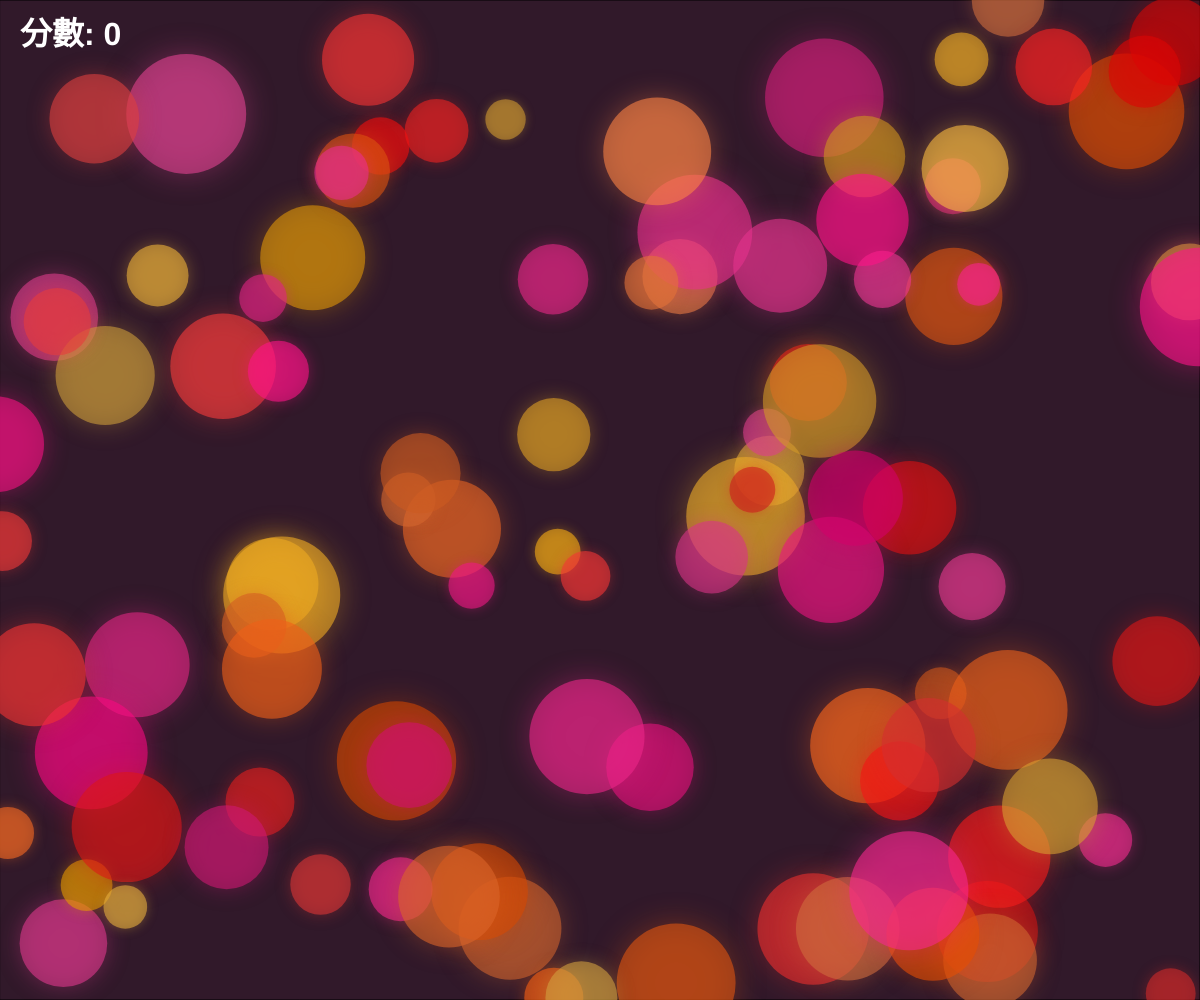
Frame 1 (no input)
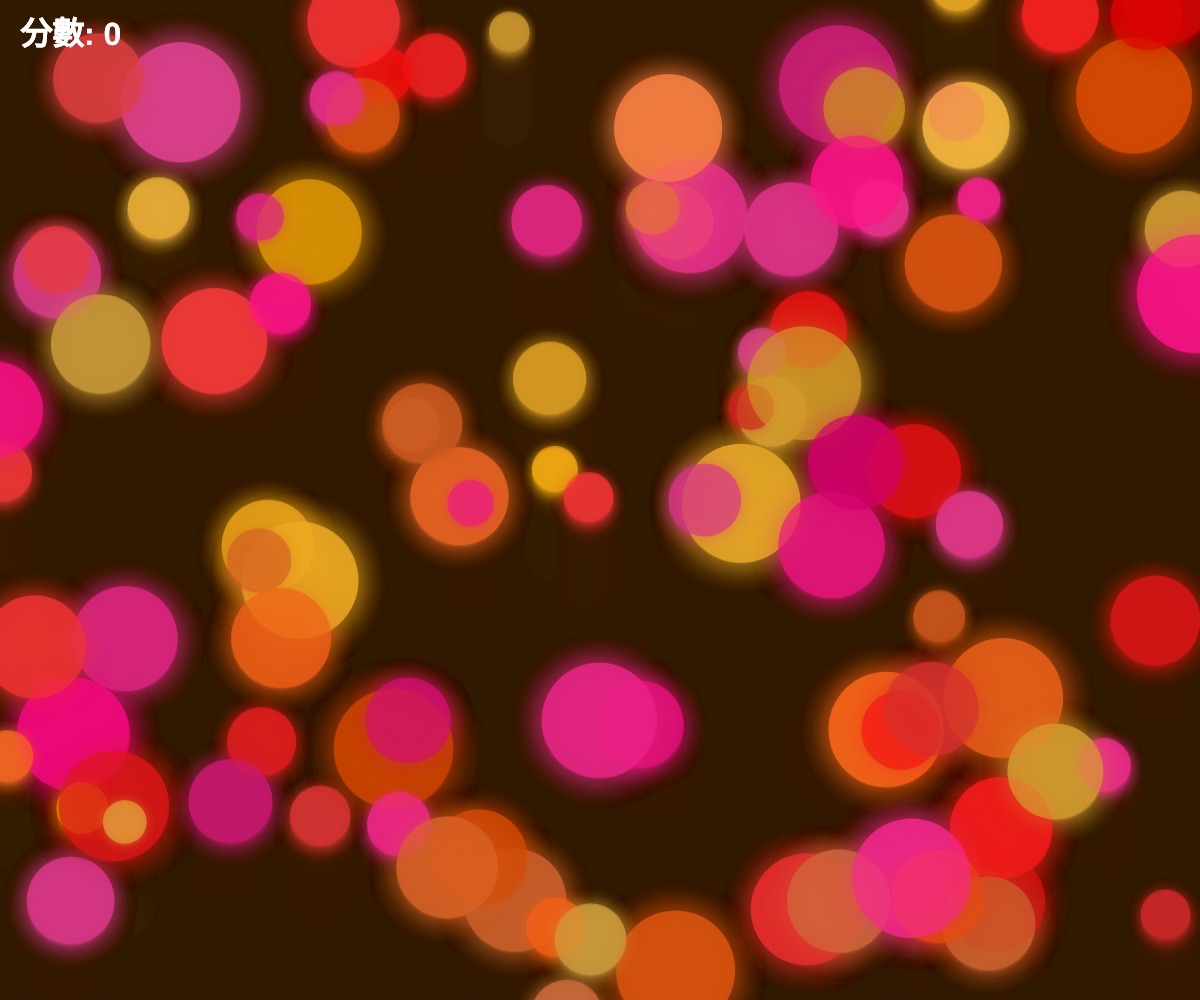
Frame 60 (no input)
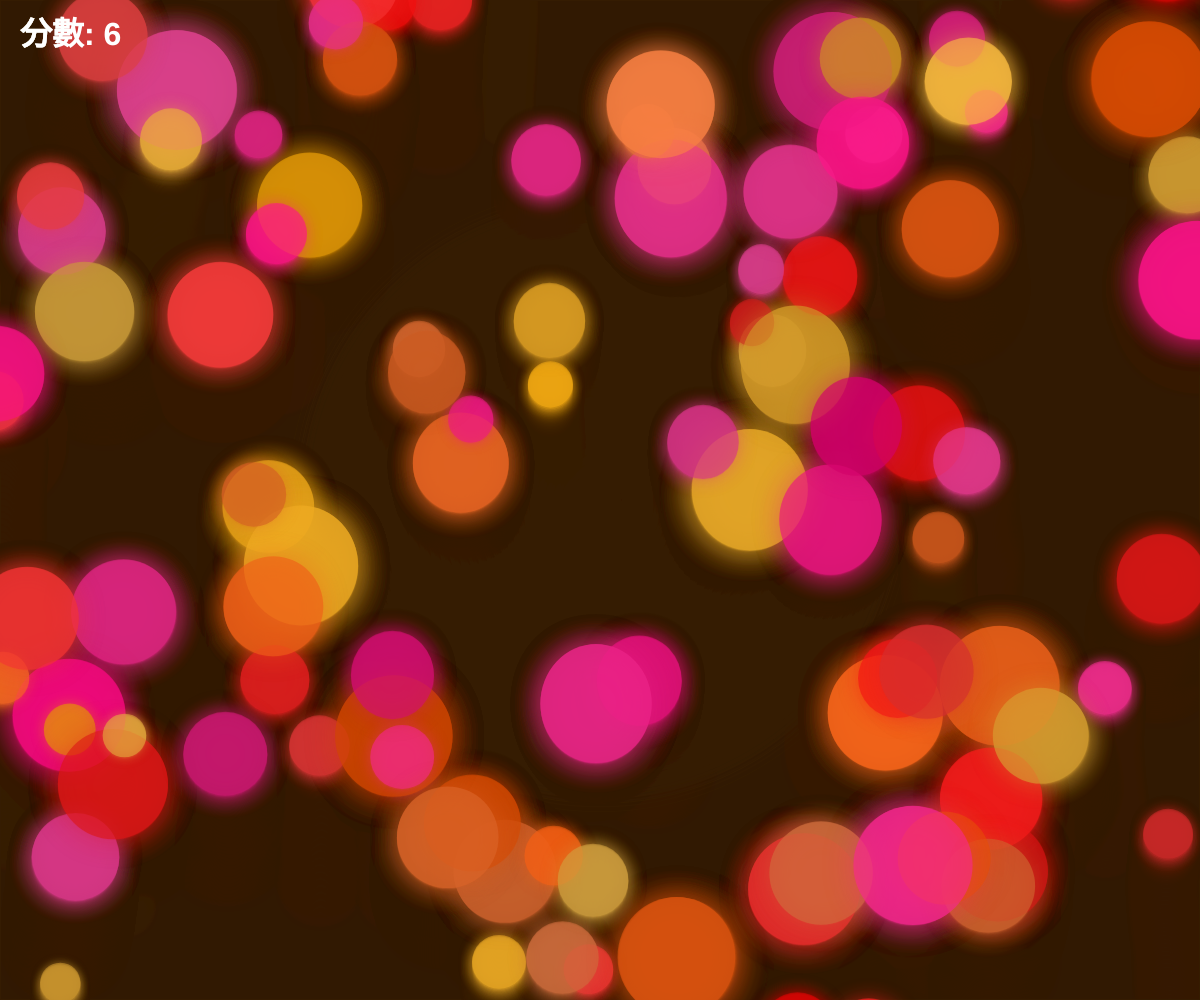
Frame 120 (the mouse pressed at the canvas centre since frame 60)

The p5.js sketch that drew these frames (run headless with seeded random() and noise() and a simulated clock; from frame 60 on, the mouse is pressed at the canvas centre):

// p5.js sketch
// ── sketch.js
let bubbles = []; // 氣泡 (取代 circles)
// 暖色調，模擬高溫和熔岩
let lavaColors = [
  "#ff5733", // 深橘紅
  "#ff8c00", // 暗橘
  "#ffa500", // 亮橙
  "#ffde00", // 金黃
  "#ff0000" // 純紅
];

let pressureWaves = []; // 壓力波 (取代 explosions)
const WAVE_DURATION = 35; // 標準壓力波持續幀數

let score = 0; // 💥 NEW: 遊戲分數

function setup() {
  createCanvas(windowWidth, windowHeight);
  // 使用 HSB 顏色模式，更方便處理顏色漸變和透明度
  colorMode(HSB, 360, 100, 100, 255); 
  background("#301934"); // 深沉的背景色 (接近黑紫)

  // 產生 100 個氣泡的資料
  for (let i = 0; i < 100; i++) {
    let r = random(40, 120);
    let speed = map(r, 40, 120, 1.5, 0.2); 
    
    // 隨機選擇基底色 (HSB 模式)
    let baseHue = random([20, 40, 0, 330]); // 紅色、橙色、黃色區域
    let baseSaturation = random(70, 100);
    let baseBrightness = random(80, 100);
    
    bubbles.push({
      startX: random(width), 
      y: random(height),
      r: r, 
      sizeScale: 1, 
      wobbleOffset: random(1000), // 晃動的 Perlin Noise 偏移量
      speed: speed,
      hue: baseHue,
      saturation: baseSaturation,
      brightness: baseBrightness,
      isCompressed: false // 標記是否被擠壓
    });
  }
}

function draw() {
  // 緩慢清除背景，營造熱液體的拖影感
  fill(30, 100, 20, 50); // HSB: 接近黑色的深色，透明度 50
  rect(0, 0, width, height);
  
  noStroke();

  // --- 氣泡運動、繪製與壓力波碰撞 ---
  for (let b of bubbles) {
    // 1. 浮動與側向晃動
    b.y -= b.speed;
    
    // 使用 noise 函式創造自然的側向晃動 (x 座標)
    let currentX = b.startX + map(noise(b.wobbleOffset), 0, 1, -b.r / 3, b.r / 3);
    b.wobbleOffset += 0.005; 
    
    // 2. 氣泡變形 (擠壓/釋放)
    if (b.isCompressed) {
      b.sizeScale = lerp(b.sizeScale, 0.8, 0.1); // 快速壓扁
    } else {
      b.sizeScale = lerp(b.sizeScale, 1.0, 0.05); // 緩慢恢復
    }
    b.isCompressed = false; 

    // 3. 繪製氣泡 (帶有內部光暈)
    drawingContext.shadowOffsetX = 0;
    drawingContext.shadowOffsetY = 0;
    drawingContext.shadowBlur = b.r / 4; 
    drawingContext.shadowColor = color(b.hue, b.saturation, b.brightness, 150);
    
    fill(b.hue, b.saturation, b.brightness, 150); 
    ellipse(currentX, b.y, b.r * b.sizeScale, b.r / b.sizeScale); // 橢圓變形
    
    drawingContext.shadowBlur = 0; 

    // 4. 檢查是否進入任一壓力區域 (壓力波中心)
    for (let w of pressureWaves) {
      // 壓力波只會影響到畫面上方的氣泡 (即未被擊中的氣泡)
      if (w.timer > 0 && b.y < height) { 
        let d = dist(currentX, b.y, w.x, w.y);
        
        // 壓力波作用的半徑與厚度
        let duration = w.duration || WAVE_DURATION;
        let maxRadius = w.maxRadius || 300;
        
        let waveRadius = map(w.timer, 0, duration, 0, maxRadius); 
        let waveThickness = 50; 
        
        // 如果氣泡在壓力波的圓環範圍內，觸發變形
        if (d > waveRadius - waveThickness && d < waveRadius + waveThickness) {
          b.isCompressed = true;
        }
      }
    }

    // 5. 循環 (如果飄到最上方，移到最底部)
    if (b.y < -b.r / 2) {
      b.y = height + b.r / 2;
      b.startX = random(width); // 重設起始 X 位置
    }
  }

  // --- 繪製壓力波並更新計時器 ---
  for (let w of pressureWaves) {
    const duration = w.duration || WAVE_DURATION;
    const maxRadius = w.maxRadius || 300;
    
    if (w.timer < duration) {
      let alpha = map(w.timer, 0, duration, 100, 0); // 隨時間消散
      let currentRadius = map(w.timer, 0, duration, 10, maxRadius); // 隨時間擴大
      
      // 繪製漸變圓環
      for (let i = 0; i < 5; i++) {
        // HSB: 顏色在兩者間漸變
        let waveColor = lerpColor(w.color1, w.color2, i / 5); 
        waveColor.setAlpha(alpha);
        
        noFill();
        stroke(waveColor);
        strokeWeight(3 - i * 0.5); 
        
        ellipse(w.x, w.y, (currentRadius + i * 5) * 2, (currentRadius + i * 5) * 2);
      }
      
      w.timer++;
    }
  }

  // 移除已結束的壓力波
  pressureWaves = pressureWaves.filter(w => w.timer < (w.duration || WAVE_DURATION));

  // --- 顯示分數 ---
  fill(255); 
  textSize(32);
  textStyle(BOLD);
  textAlign(LEFT, TOP);
  text("分數: " + score, 20, 20); 
}

function windowResized() {
  resizeCanvas(windowWidth, windowHeight);
  background("#301934");
}

/**
 * 💥 滑鼠點擊觸發事件：產生爆破波並計算得分
 */
function mousePressed() {
    // 1. 在點擊位置產生一個標準視覺化的壓力波
    pressureWaves.push({
        x: mouseX,
        y: mouseY,
        timer: 0,
        color1: color(0, 0, 100, 255), // 白色/高亮波
        color2: color(random(lavaColors)),
        duration: 35, // 標準波持續時間
        maxRadius: 300 // 標準波最大半徑
    });

    // 2. 檢查氣泡是否被擊中並加分
    for (let i = 0; i < bubbles.length; i++) {
        let b = bubbles[i];
        // 計算氣泡的當前實際 X 座標 (考慮晃動)
        let currentX = b.startX + map(noise(b.wobbleOffset), 0, 1, -b.r / 3, b.r / 3);
        let d = dist(currentX, b.y, mouseX, mouseY);
        
        // 設定點擊的命中半徑 (氣泡半徑 + 緩衝區 20 像素)
        if (d < b.r / 2 + 20) {
            // 計算得分：氣泡越大，分數越高 (範圍 5 到 20 分)
            let points = floor(map(b.r, 40, 120, 5, 20));
            score += points;

            // 讓氣泡消失 (移到畫面下方，等待 draw 循環將其重置)
            b.y = height + b.r; 
            
            // 氣泡被擊中時，產生一個小而快的「爆破」視覺效果
            pressureWaves.push({
                x: currentX,
                y: b.y - b.r, // 從氣泡消失處發出
                timer: 0,
                // 使用氣泡的顏色來發出爆破波
                color1: color(b.hue, 100, 100, 255), 
                color2: color(b.hue, 50, 80, 255),
                duration: 15, // 較短的持續時間
                maxRadius: 80 // 較小的半徑
            });
        }
    }
}
